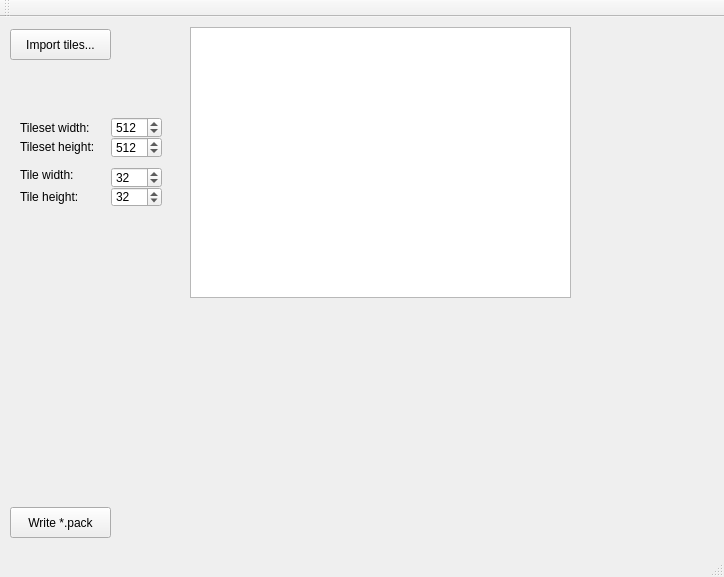
<?xml version="1.0" encoding="UTF-8"?>
<ui version="4.0">
 <class>MainWindow</class>
 <widget class="QMainWindow" name="MainWindow">
  <property name="geometry">
   <rect>
    <x>0</x>
    <y>0</y>
    <width>724</width>
    <height>577</height>
   </rect>
  </property>
  <property name="windowTitle">
   <string>MainWindow</string>
  </property>
  <widget class="QWidget" name="centralWidget">
   <widget class="QPushButton" name="btn_loadTileset">
    <property name="geometry">
     <rect>
      <x>10</x>
      <y>12</y>
      <width>101</width>
      <height>31</height>
     </rect>
    </property>
    <property name="text">
     <string>Import tiles...</string>
    </property>
   </widget>
   <widget class="QPushButton" name="pushButton_2">
    <property name="geometry">
     <rect>
      <x>10</x>
      <y>490</y>
      <width>101</width>
      <height>31</height>
     </rect>
    </property>
    <property name="text">
     <string>Write *.pack</string>
    </property>
   </widget>
   <widget class="TilesetView" name="tilesetView">
    <property name="geometry">
     <rect>
      <x>190</x>
      <y>10</y>
      <width>381</width>
      <height>271</height>
     </rect>
    </property>
    <property name="verticalScrollBarPolicy">
     <enum>Qt::ScrollBarAlwaysOff</enum>
    </property>
    <property name="horizontalScrollBarPolicy">
     <enum>Qt::ScrollBarAlwaysOff</enum>
    </property>
   </widget>
   <widget class="QLabel" name="label">
    <property name="geometry">
     <rect>
      <x>20</x>
      <y>100</y>
      <width>81</width>
      <height>21</height>
     </rect>
    </property>
    <property name="text">
     <string>Tileset width:</string>
    </property>
   </widget>
   <widget class="QLabel" name="label_2">
    <property name="geometry">
     <rect>
      <x>20</x>
      <y>120</y>
      <width>81</width>
      <height>20</height>
     </rect>
    </property>
    <property name="text">
     <string>Tileset height:</string>
    </property>
   </widget>
   <widget class="QLabel" name="label_3">
    <property name="geometry">
     <rect>
      <x>20</x>
      <y>150</y>
      <width>61</width>
      <height>16</height>
     </rect>
    </property>
    <property name="text">
     <string>Tile width:</string>
    </property>
   </widget>
   <widget class="QLabel" name="label_4">
    <property name="geometry">
     <rect>
      <x>20</x>
      <y>170</y>
      <width>61</width>
      <height>20</height>
     </rect>
    </property>
    <property name="text">
     <string>Tile height:</string>
    </property>
   </widget>
   <widget class="QSpinBox" name="spinBox">
    <property name="geometry">
     <rect>
      <x>111</x>
      <y>100</y>
      <width>51</width>
      <height>21</height>
     </rect>
    </property>
    <property name="maximum">
     <number>8192</number>
    </property>
    <property name="value">
     <number>512</number>
    </property>
   </widget>
   <widget class="QSpinBox" name="spinBox_2">
    <property name="geometry">
     <rect>
      <x>111</x>
      <y>120</y>
      <width>51</width>
      <height>21</height>
     </rect>
    </property>
    <property name="maximum">
     <number>8192</number>
    </property>
    <property name="value">
     <number>512</number>
    </property>
   </widget>
   <widget class="QSpinBox" name="spinBox_3">
    <property name="geometry">
     <rect>
      <x>111</x>
      <y>150</y>
      <width>51</width>
      <height>21</height>
     </rect>
    </property>
    <property name="maximum">
     <number>2048</number>
    </property>
    <property name="value">
     <number>32</number>
    </property>
   </widget>
   <widget class="QSpinBox" name="spinBox_4">
    <property name="geometry">
     <rect>
      <x>111</x>
      <y>170</y>
      <width>51</width>
      <height>20</height>
     </rect>
    </property>
    <property name="maximum">
     <number>2048</number>
    </property>
    <property name="value">
     <number>32</number>
    </property>
   </widget>
  </widget>
  <widget class="QStatusBar" name="statusBar"/>
  <widget class="QToolBar" name="mainToolBar">
   <attribute name="toolBarArea">
    <enum>TopToolBarArea</enum>
   </attribute>
   <attribute name="toolBarBreak">
    <bool>false</bool>
   </attribute>
  </widget>
  <widget class="QMenuBar" name="menuBar">
   <property name="geometry">
    <rect>
     <x>0</x>
     <y>0</y>
     <width>724</width>
     <height>21</height>
    </rect>
   </property>
  </widget>
 </widget>
 <layoutdefault spacing="6" margin="11"/>
 <customwidgets>
  <customwidget>
   <class>TilesetView</class>
   <extends>QGraphicsView</extends>
   <header>tilesetview.h</header>
  </customwidget>
 </customwidgets>
 <resources/>
 <connections/>
</ui>
